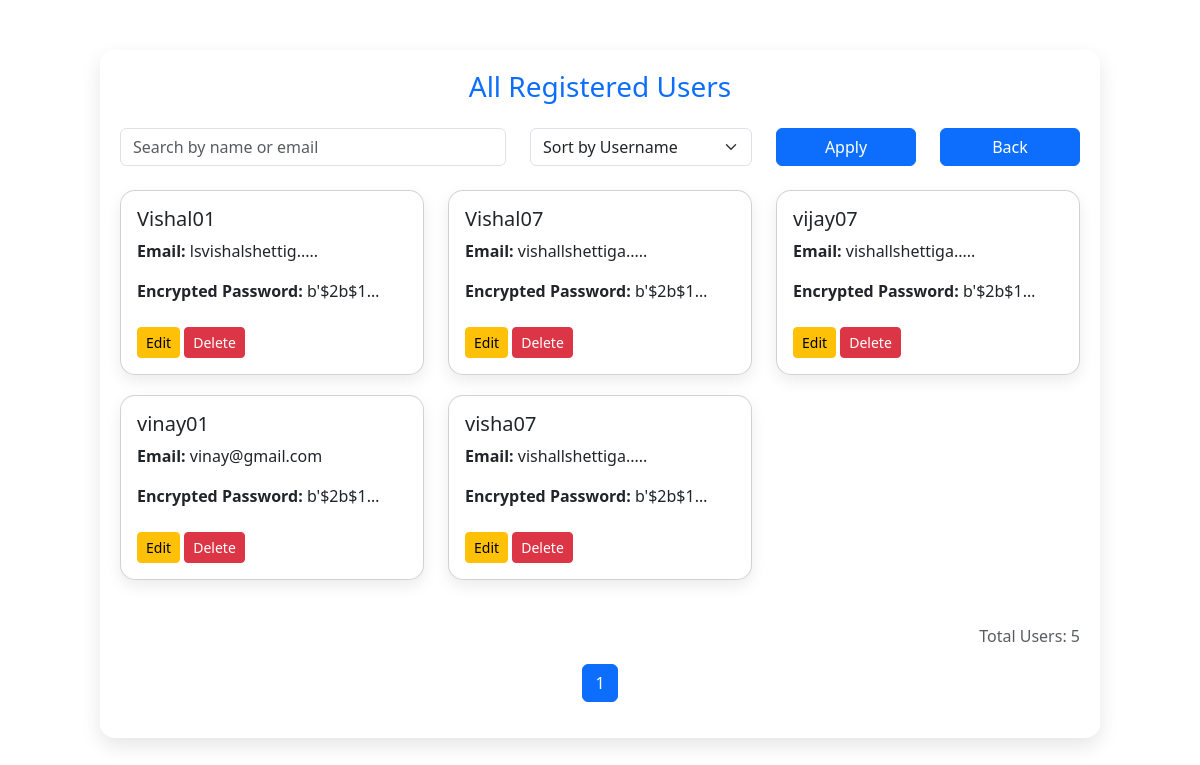
/view-users, run on an earlier commit of the app's database.
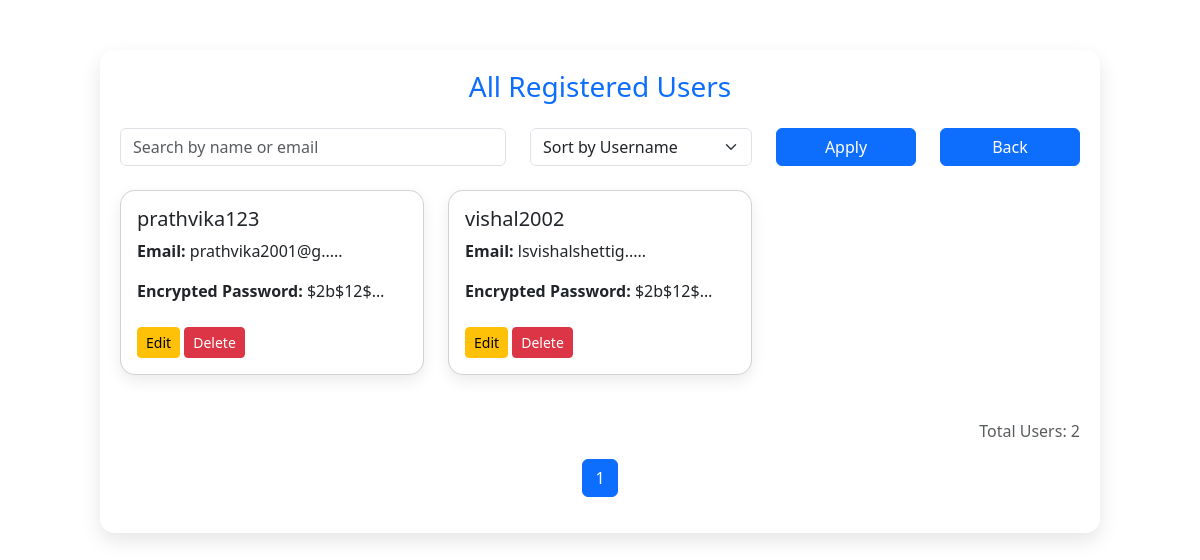
And on a later commit of the database.
### tables this page shows
CREATE TABLE users (
        id INTEGER PRIMARY KEY AUTOINCREMENT,
        name TEXT NOT NULL,
        username TEXT NOT NULL UNIQUE,
        email TEXT NOT NULL UNIQUE,
        password TEXT NOT NULL
    );

### app.py (the view)
@app.route('/view-users', methods=['GET'])
def view_users():
    conn = get_db_connection()
    cursor = conn.cursor()
    search = request.args.get('search', '')
    sort = request.args.get('sort', 'username')
    page = int(request.args.get('page', 1))
    per_page = 6
    base_query = "SELECT * FROM users"
    params = []
    if search:
        base_query += " WHERE username LIKE ? OR email LIKE ?"
        params.extend([f"%{search}%", f"%{search}%"])
    base_query += f" ORDER BY {sort}"
    cursor.execute(base_query, params)
    all_users = cursor.fetchall()
    total_users = len(all_users)
    total_pages = (total_users + per_page - 1) // per_page
    start = (page - 1) * per_page
    users = all_users[start:start + per_page]
    edit_user_data = None
    edit_id = request.args.get('edit_id')
    if edit_id:
        cursor.execute("SELECT * FROM users WHERE id = ?", (edit_id,))
        edit_user_data = cursor.fetchone()
    conn.close()
    return render_template(
        "view_users.html",
        users=[dict(user) for user in users],
        page=page,
        total_pages=total_pages,
        total_users=total_users,
        action_status=request.args.get("status"),
        edit_user=dict(edit_user_data) if edit_user_data else None
    )

### app.py (called while the page is built)
def get_db_connection():
    conn = sqlite3.connect('career_counselor.db')
    conn.row_factory = sqlite3.Row
    return conn

### templates/view_users.html (shortened to what this page needs)
<!DOCTYPE html>
<html lang="en">
<head>
  <link rel="stylesheet" href="https://cdn.jsdelivr.net/npm/bootstrap@5.3.0/dist/css/bootstrap.min.css">
</head>
<body>
  <div class="container user-container">
    <h3 class="text-center text-primary mb-4">All Registered Users</h3>
    {% if edit_user %}
    <div class="edit-card">
      <h5 class="text-center">Edit User</h5>
      <form method="POST" action="/edit-user/{{ edit_user.id }}">
        <div class="mb-3">
          <label>Username</label>
          <input type="text" name="username" value="{{ edit_user.username }}" class="form-control" required />
        </div>
        <div class="mb-3">
          <label>Email</label>
          <input type="email" name="email" value="{{ edit_user.email }}" class="form-control" required />
        </div>
        <div class="mb-3">
          <label>Password</label>
          <input type="text" name="password" value="{{ edit_user.password }}" class="form-control" required />
        </div>
        <button type="submit" class="btn btn-success w-100">Update</button>
      </form>
    </div>
    {% else %}
    <form method="GET" action="/view-users" class="row mb-4">
      <div class="col-md-5">
        <input type="text" class="form-control" name="search" placeholder="Search by name or email" value="{{ request.args.get('search', '') }}">
      </div>
      <div class="col-md-3">
        <select name="sort" class="form-select">
          <option value="username" {% if request.args.get('sort') == 'username' %}selected{% endif %}>Sort by Username</option>
        </select>
      </div>
      <div class="col-md-2">
        <button type="submit" class="btn btn-primary w-100">Apply</button>
        </div>
        <div class="col-md-2">
          <a href="/admin-dashboard" class="btn btn-primary w-100">Back</a>
      </div>
    </form>
    <div class="row">
      {% for user in users %}
      <div class="col-md-4">
        <div class="card user-card p-3">
          <h5>{{ user.username }}</h5>
          <p class="truncate"><strong>Email:</strong> {{ user.email[:15] }}{% if user.email|length > 15 %}.....{% endif %}</p>
          <p class="truncate"><strong>Encrypted Password:</strong> {{ user.password[:15] }}{% if user.password|length > 15 %}.....{% endif %}</p>
          <div class="mt-2">
            <a href="/view-users?edit_id={{ user.id }}" class="btn btn-warning btn-sm">Edit</a>
            <form action="/delete-user/{{ user.id }}" method="POST" class="d-inline">
              <button type="submit" class="btn btn-danger btn-sm" onclick="return confirm('Are you sure you want to delete this user?')">Delete</button>
            </form>
          </div>
        </div>
      </div>
      {% endfor %}
    </div>
    <p class="mt-4 text-end text-muted">Total Users: {{ total_users }}</p>
    <nav aria-label="Page navigation example">
      <ul class="pagination justify-content-center">
        {% for p in range(1, total_pages + 1) %}
        <li class="page-item {% if p == page %}active{% endif %}"><a class="page-link" href="?page={{ p }}&search={{ request.args.get('search', '') }}&sort={{ request.args.get('sort', '') }}">{{ p }}</a></li>
        {% endfor %}
      </ul>
    </nav>
    {% endif %}
  </div>
</body>
</html>

### templates/view_users.html (style rules this page uses)
body { background: url('https://images.unsplash.com/photo-1498050108023-c5249f4df085?auto=format&fit=crop&w=1950&q=80') no-repeat center center fixed; background-size: cover; font-family: 'Segoe UI', sans-serif; margin: 0; padding-top: 50px; }
.user-container { max-width: 1000px; margin: auto; padding: 20px; background: rgba(255, 255, 255, 0.95); border-radius: 15px; box-shadow: 0 8px 20px rgba(0,0,0,0.1); }
.user-card { margin-bottom: 20px; border-radius: 15px; box-shadow: 0 6px 15px rgba(0,0,0,0.08); animation: fadeIn 0.6s ease-in-out; position: relative; }
.truncate { white-space: nowrap; overflow: hidden; text-overflow: ellipsis; max-width: 250px; display: inline-block; }

What changed in the data, as far as the page shows it:
removed users: username "vijay07", email "vishallshettiga", password "b'$2b$1…"
removed users: username "vinay01", email "vinay@gmail.com", password "b'$2b$1…"
removed users: username "visha07", email "vishallshettiga", password "b'$2b$1…"
changed users: username "Vishal07" → "prathvika123"; email "vishallshettiga" → "prathvika2001@g"; password "b'$2b$1…" → "$2b$12$…"; moves up the list
changed users "lsvishalshettig": username "Vishal01" → "vishal2002"; password "b'$2b$1…" → "$2b$12$…"
Also different on the page:
{{ total_users }}: "5" → "2"
